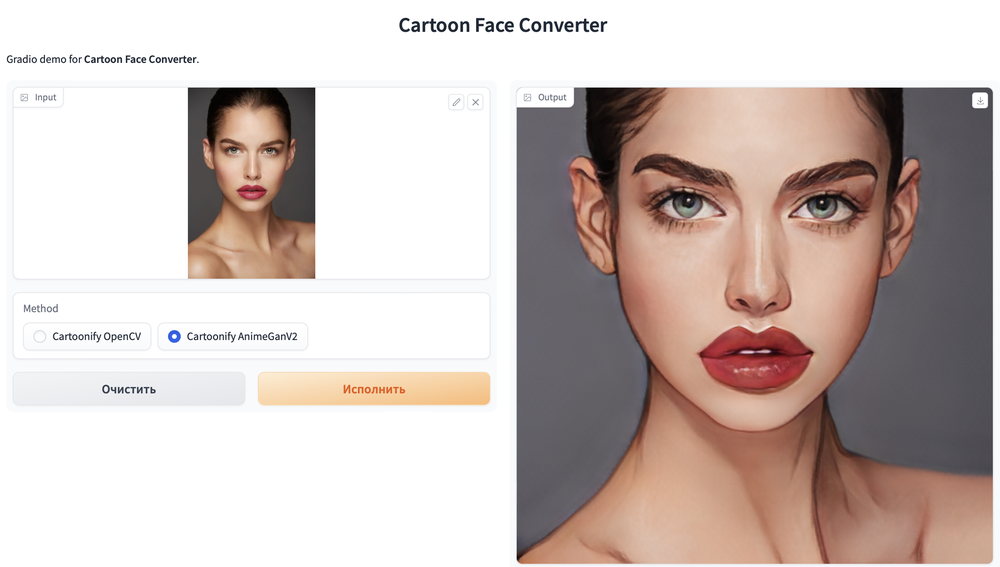
#> input picture assets/animegan_convert.png, 1000 x 567 px, shrunk from 2512 x 1424 before the run, given in place of assets, which was not available
$ python cartoon.py --input_path assets
#> lines starting #> are read from the running program, lines starting #| are printed output that depends on the picture; after the words box and inside, x2 and y2 are one past the last pixel; in counts of white or black regions, pixels touching at a corner belong together; pictures that were not available may be replaced by others from this repository, and a replacement may not be noted
### utils.py
import cv2
import numpy as np


def read_img(input_path: str) -> np.ndarray:
    """Reads an image from disk and returns it as a numpy array with RGB color channels."""
#> called with input_path = 'assets'
    img = cv2.cvtColor(cv2.imread(input_path), cv2.COLOR_BGR2RGB)
    return img


def edge_detection(img: np.ndarray, line_width: int, blur: int) -> np.ndarray:
    """Performs edge detection on the input image using adaptive thresholding."""
#> called with line_width = 9, blur = 7
    gray = cv2.cvtColor(img, cv2.COLOR_RGB2GRAY)
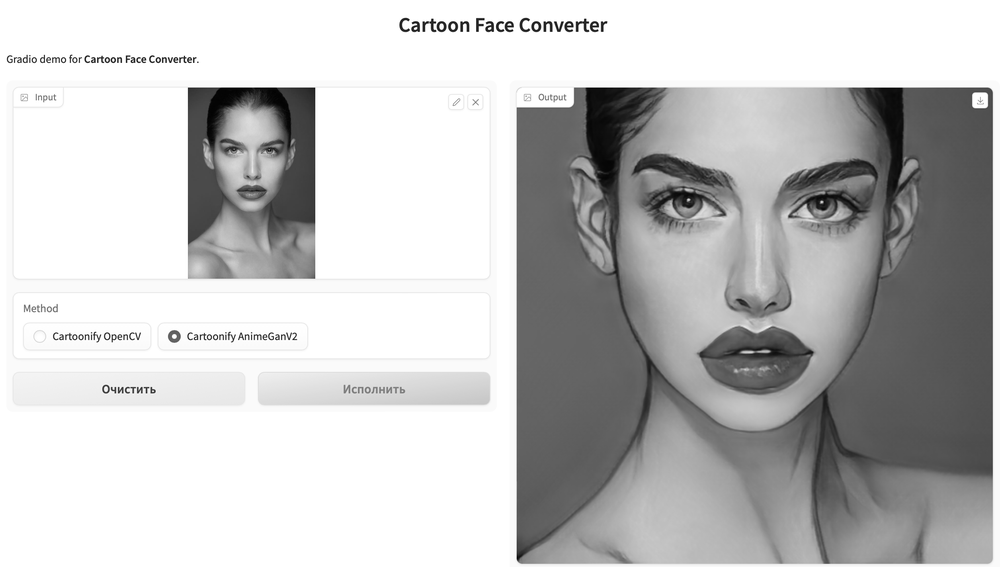
#> gray: shape (567, 1000); min 0, max 255, mean 194.7
    gray_blur = cv2.medianBlur(gray, blur)
    edges = cv2.adaptiveThreshold(
        gray_blur, 255, cv2.ADAPTIVE_THRESH_MEAN_C, cv2.THRESH_BINARY, line_width, blur
    )
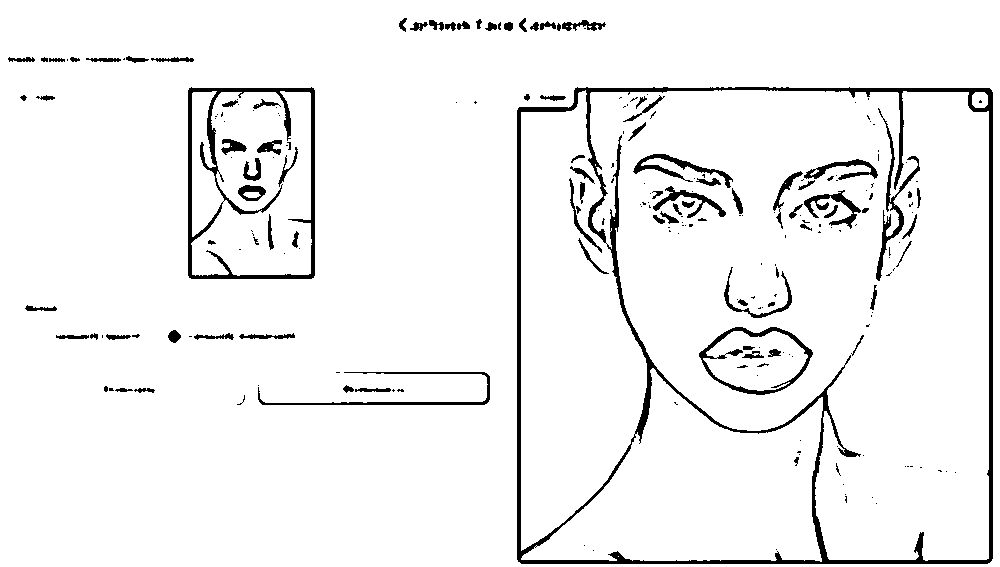
#> edges: shape (567, 1000); 94.8% white; 231 black regions (138 under 20 px), largest, box (x1, y1, x2, y2) and area: (517, 87, 993, 564) 12470, (188, 87, 315, 279) 3813, (699, 327, 813, 395) 1203
    return edges


def color_quantisation(img: np.ndarray, k: int) -> np.ndarray:
    """Quantize the colors of the input image to k distinct colors."""
#> called with k = 9
    data = np.float32(img).reshape((-1, 3))
    criteria = (cv2.TERM_CRITERIA_EPS + cv2.TERM_CRITERIA_MAX_ITER, 20, 0.001)
    ret, label, center = cv2.kmeans(
        data, k, None, criteria, 10, cv2.KMEANS_RANDOM_CENTERS
    )
#> ret = 102885299.4; center = [[254.8, 254.9, 255.2], [83.98, 59.68, 54.78], [223.8, 190.9, 169.1], [175.7, 124.9, 104.2], [146.3, 85.58, 71.94], [29.99, 20.28, 18.92], [201.2, 157.8, 135.3], [94.17, 91.6, 97.82], [237.5, 237.3, 237.7]]
    center = np.uint8(center)
#> center = [[254, 254, 255], [83, 59, 54], [223, 190, 169], [175, 124, 104], [146, 85, 71], [29, 20, 18], [201, 157, 135], [94, 91, 97], [237, 237, 237]]
    result = center[label.flatten()]
    result = result.reshape(img.shape)
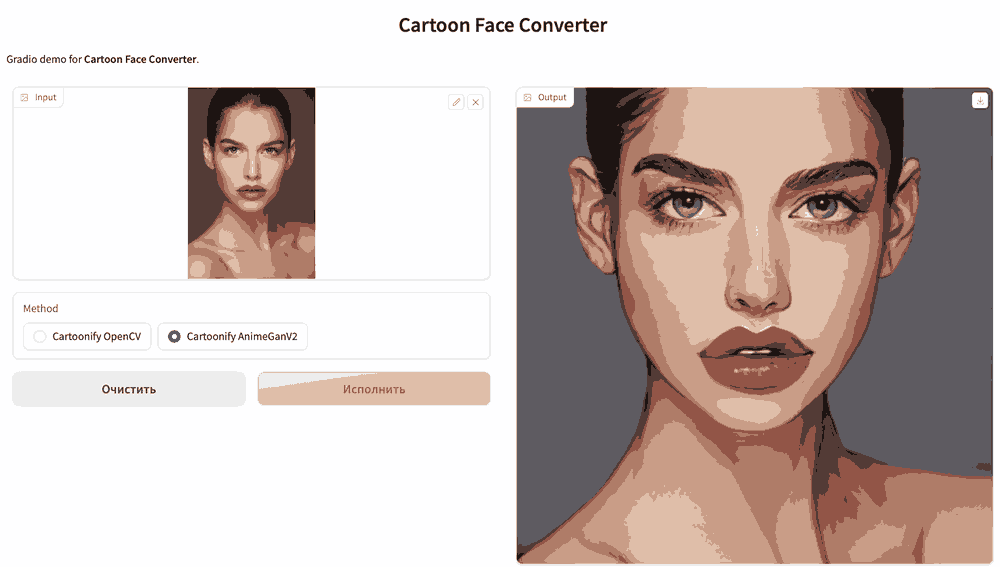
#> result: shape (567, 1000, 3); mean R, G, B 203.9, 190.7, 186.7
    return result

### cartoon.py
import argparse
from pathlib import Path

import cv2

from utils import color_quantisation, edge_detection, read_img


LINE_WIDTH = 9
BLUR_VALUE = 7
TOTAL_COLORS = 9


def cartoonify_image(input_path: str, result_dir: str) -> str:
    """
    Takes an input image and applies cartoonify effect on it.
    Returns the path of the saved image.
    """
    out_dir = Path(result_dir)
    out_dir.mkdir(parents=True, exist_ok=True)
    img = read_img(input_path)

    edgeImg = edge_detection(img, LINE_WIDTH, BLUR_VALUE)
    img = color_quantisation(img, TOTAL_COLORS)
    blurred = cv2.bilateralFilter(img, d=7, sigmaColor=200, sigmaSpace=200)
    cartoon = cv2.bitwise_and(blurred, blurred, mask=edgeImg)
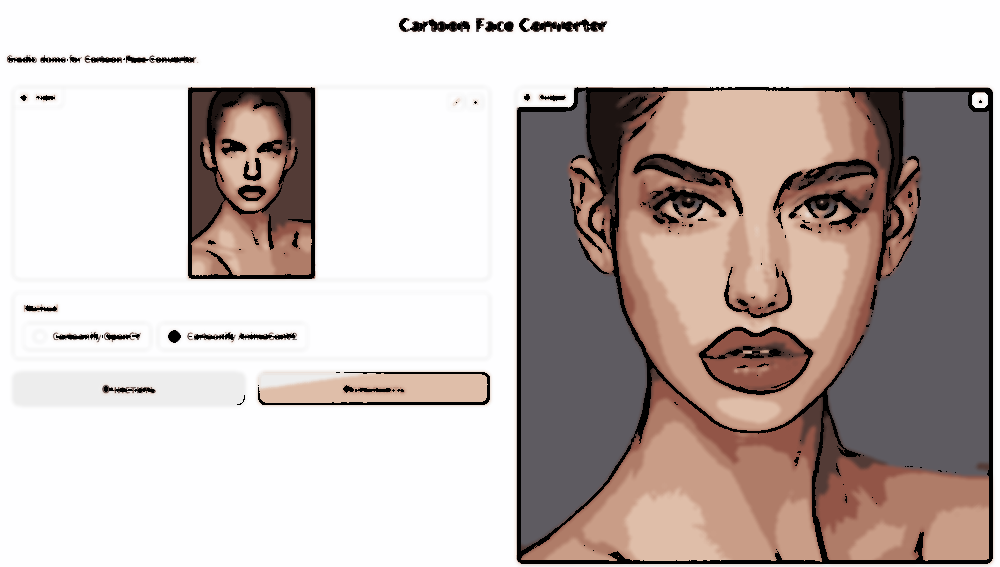
#> cartoon: shape (567, 1000, 3); mean R, G, B 197.5, 185.8, 182.1

    out_path = out_dir / Path(input_path).name
    cv2.imwrite(str(out_path), cv2.cvtColor(cartoon, cv2.COLOR_RGB2BGR))
    return str(out_path)


def parse_arguments():
    """
    Parse command-line arguments
    """
    parser = argparse.ArgumentParser(description="Cartoonify Face Images")
    parser.add_argument(
        "--input_path",
        default="./temp/image.jpg",
        type=str,
        help="Directory of input images or path of single image",
    )
    parser.add_argument(
        "--result_dir",
        default="./temp/",
        type=str,
        help="Directory for restored results",
    )
    return parser.parse_args()


if __name__ == "__main__":
    args = parse_arguments()
    out_path = cartoonify_image(args.input_path, args.result_dir)
    print(f"Cartoonify effect applied on {args.input_path}. Saved to {out_path}.")
